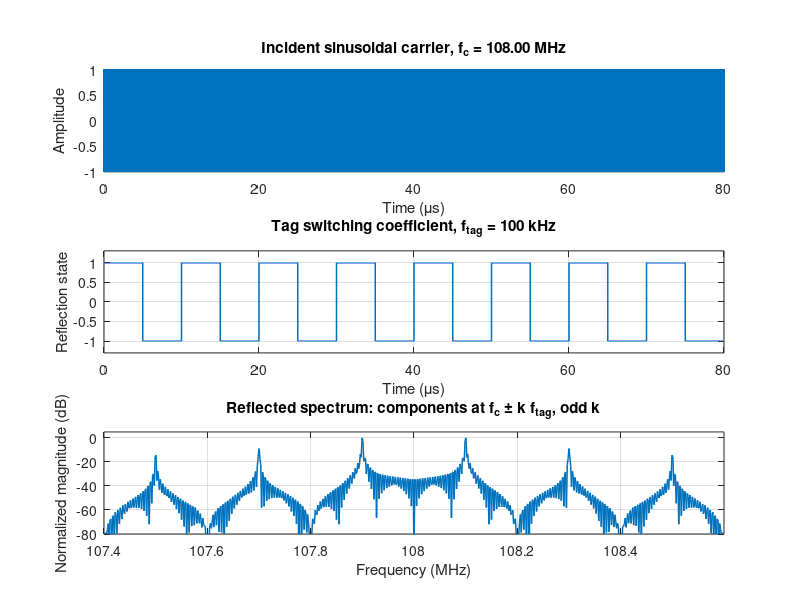

Source code (MATLAB): (Note: this script raises an error after producing the figure.)
function run_sine_reflection_demo()
%RUN_SINE_REFLECTION_DEMO  Visualize switching modulation of a sine carrier.
%
% A simplified LightThief insight model:
%   reflected(t) = incident_carrier(t) .* tag_switch(t)
%
% A zero-mean square-wave switching coefficient translates the carrier onto
% odd harmonics at fc +/- k*ftag, k = 1, 3, 5, ...
%
% This is a simulation-only physical insight demo. It does not load measured
% data or implement a hardware interface.

fc = 108e6;
ftag = 100e3;
fs = 8 * fc;                % plotting sample rate for the 108 MHz sine
duration = 40 / ftag;       % enough tag periods for sideband resolution

t = (0:round(duration * fs) - 1) / fs;
incident = cos(2 * pi * fc * t);
tag_switch = sign(sin(2 * pi * ftag * t));
tag_switch(tag_switch == 0) = 1;
reflected = incident .* tag_switch;

nfft = 2 ^ nextpow2(numel(reflected));
spectrum = abs(fft(reflected, nfft));
spectrum = spectrum(1:nfft / 2 + 1);
spectrum = spectrum / max(spectrum);
spectrum_db = 20 * log10(spectrum + 1e-12);
frequency = (0:nfft / 2) * fs / nfft;

fig = figure('Position', [100 100 900 700], 'Color', 'w');

view_samples = 1:min(round(8 / ftag * fs), numel(t));

subplot(3, 1, 1);
plot(t(view_samples) * 1e6, incident(view_samples), 'LineWidth', 1.1);
grid on;
xlabel('Time (\mus)');
ylabel('Amplitude');
title(sprintf('Incident sinusoidal carrier, f_c = %.2f MHz', fc / 1e6));

subplot(3, 1, 2);
plot(t(view_samples) * 1e6, tag_switch(view_samples), 'LineWidth', 1.1);
grid on;
ylim([-1.3 1.3]);
xlabel('Time (\mus)');
ylabel('Reflection state');
title(sprintf('Tag switching coefficient, f_{tag} = %.0f kHz', ftag / 1e3));

subplot(3, 1, 3);
plot(frequency / 1e6, spectrum_db, 'LineWidth', 1.1);
grid on;
xlim([max(0, (fc - 6 * ftag) / 1e6), min(fs / 2e6, (fc + 6 * ftag) / 1e6)]);
ylim([-80 5]);
xlabel('Frequency (MHz)');
ylabel('Normalized magnitude (dB)');
title('Reflected spectrum: components at f_c \pm k f_{tag}, odd k');
hold on;
for k = [1 3 5]
    lower = fc - k * ftag;
    upper = fc + k * ftag;
    if lower > 0
        xline(lower / 1e6, 'r--');
    end
    if upper < fs / 2
        xline(upper / 1e6, 'r--');
    end
end

figure_dir = fullfile(fileparts(mfilename('fullpath')), 'figures');
if ~exist(figure_dir, 'dir')
    mkdir(figure_dir);
end
output_file = fullfile(figure_dir, 'sine_reflection_spectrum.png');
saveas(fig, output_file);

fprintf('Incident carrier: %.2f MHz\n', fc / 1e6);
fprintf('Tag switching rate: %.0f kHz\n', ftag / 1e3);
fprintf('Expected sidebands: fc +/- k*ftag for odd k\n');
fprintf('Figure written to %s\n', output_file);
end
